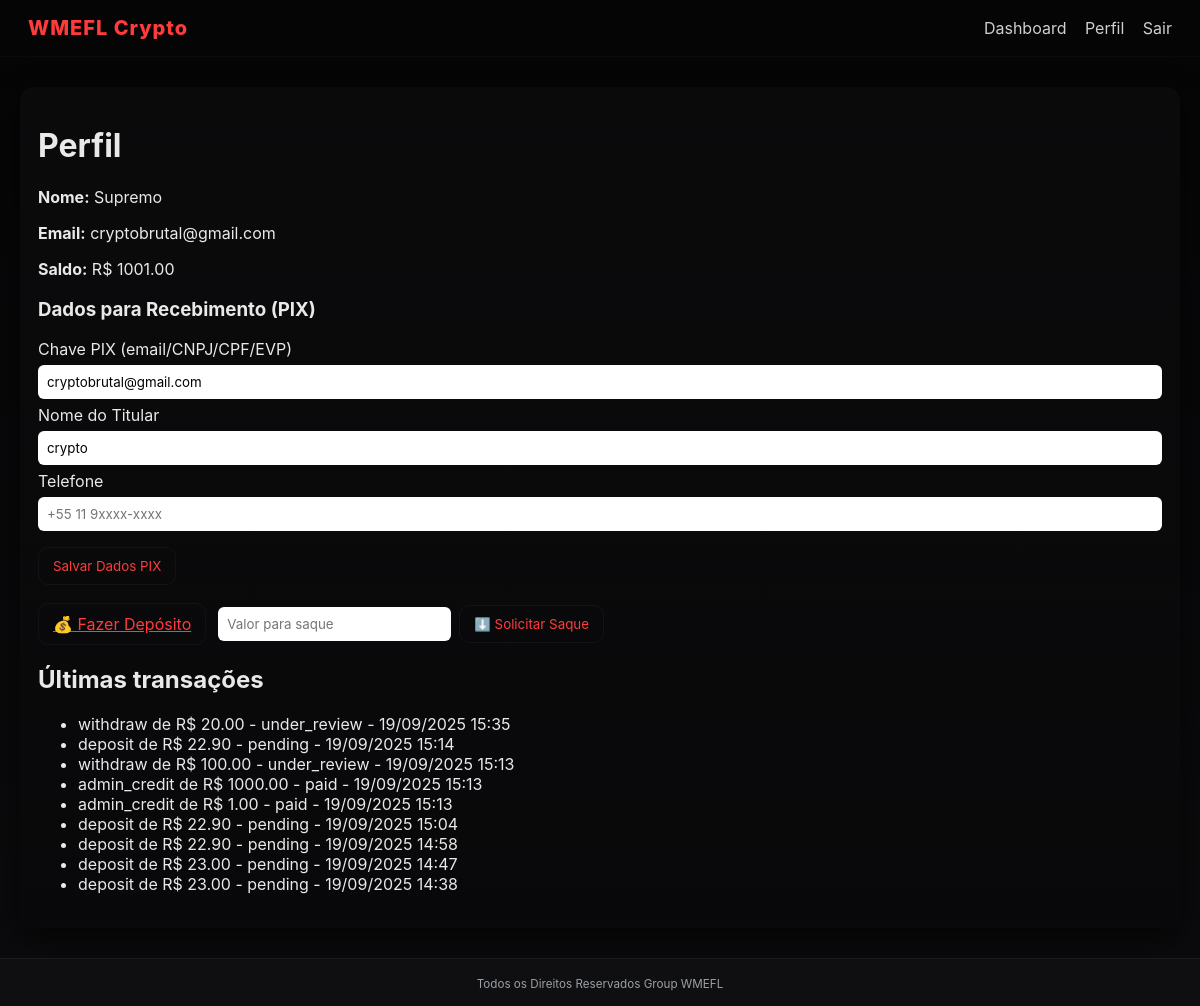
The app's page /profile (signed in) with its own data.
### models.py (models this page shows, shortened)
class User(UserMixin, db.Model):
    __tablename__ = "user"
    id = db.Column(db.Integer, primary_key=True)
    email = db.Column(db.String(150), unique=True, nullable=False)
    name = db.Column(db.String(120), nullable=True)
    password_hash = db.Column(db.String(256), nullable=False)
    balance = db.Column(db.Float, default=0.0, nullable=False)
    role = db.Column(db.Integer, default=0, nullable=False)
    has_deposited = db.Column(db.Boolean, default=False, nullable=False)
    pix_key = db.Column(db.String(200), nullable=True)
    pix_holder = db.Column(db.String(120), nullable=True)  # nome do titular PIX
    phone_number = db.Column(db.String(20), nullable=True)
    created_at = db.Column(db.DateTime, default=datetime.utcnow, nullable=False)
    @property
    def is_admin(self) -> bool:
        return self.role in [3, 4]

class Transaction(db.Model):
    __tablename__ = "transaction"
    id = db.Column(db.Integer, primary_key=True)
    user_id = db.Column(db.Integer, db.ForeignKey("user.id"), nullable=False)
    amount = db.Column(db.Float, nullable=False)
    type = db.Column(db.String(20), nullable=False)  # deposit, withdraw, admin_credit
    status = db.Column(db.String(20), nullable=False, default="pending")  # pending, paid, failed, under_review
    external_id = db.Column(db.String(200), nullable=True)  # ID retornado pelo provedor
    extra = db.Column(db.Text, nullable=True)  # dados adicionais (ex: payload PIX, QR Code)
    created_at = db.Column(db.DateTime, default=datetime.utcnow, nullable=False)
    user = db.relationship("User", backref="transactions")

### app.py (the view, shortened to what this page needs)
@app.route("/profile", methods=["GET","POST"])
@login_required
def profile():
    txs = Transaction.query.filter_by(user_id=current_user.id).order_by(Transaction.created_at.desc()).limit(10).all()
    return render_template("profile.html", user=current_user, txs=txs)

### app.py (called while the page is built)
@login_manager.user_loader
def load_user(user_id):
    return User.query.get(int(user_id))

### templates/profile.html (shortened to what this page needs)
{% extends "base.html" %}
{% block content %}
<div class="card auth-card">
  <h1>Perfil</h1>
  <p><strong>Nome:</strong> {{ user.name }}</p>
  <p><strong>Email:</strong> {{ user.email }}</p>
  <p><strong>Saldo:</strong> R$ {{ "%.2f"|format(user.balance) }}</p>
  <form method="post" style="margin-bottom:18px;">
    <h3>Dados para Recebimento (PIX)</h3>
    <label>Chave PIX (email/CNPJ/CPF/EVP)</label><br>
    <input type="text" name="pix_key" value="{{ user.pix_key or '' }}" placeholder="sua_chave@exemplo.com" style="width:100%;padding:8px;margin:6px 0;border-radius:6px;border:1px solid rgba(255,255,255,0.06)">
    <label>Nome do Titular</label><br>
    <input type="text" name="pix_holder" value="{{ user.pix_holder or '' }}" placeholder="Nome completo" style="width:100%;padding:8px;margin:6px 0;border-radius:6px;border:1px solid rgba(255,255,255,0.06)">
    <label>Telefone</label><br>
    <input type="text" name="phone" value="{{ user.phone or '' }}" placeholder="+55 11 9xxxx-xxxx" style="width:100%;padding:8px;margin:6px 0;border-radius:6px;border:1px solid rgba(255,255,255,0.06)">
    <div style="margin-top:10px;">
      <button class="btn btn-primary" type="submit">Salvar Dados PIX</button>
    </div>
  </form>
  <div style="margin: 12px 0; display:flex; gap:12px; align-items:center;">
    <a href="{{ url_for('deposito') }}" class="btn btn-success">💰 Fazer Depósito</a>
    <form action="{{ url_for('wallet_withdraw') }}" method="post" style="display:flex; gap:8px; align-items:center;">
      <input type="number" name="amount" step="0.01" min="0" placeholder="Valor para saque" required style="padding:8px;border-radius:6px;border:1px solid rgba(255,255,255,0.06)">
      <button type="submit" class="btn btn-danger">⬇️ Solicitar Saque</button>
    </form>
  </div>
  <h2>Últimas transações</h2>
  {% if txs %}
    <ul>
      {% for tx in txs %}
        <li>
          {{ tx.type }} de R$ {{ "%.2f"|format(tx.amount) }}
          - {{ tx.status }}
          - {{ tx.created_at.strftime("%d/%m/%Y %H:%M") }}
        </li>
      {% endfor %}
    </ul>
  {% else %}
    <p>Você ainda não possui transações.</p>
  {% endif %}
</div>
{% endblock %}

### static/css/style.css (style rules this page uses)
:root { --bg:#070709; --panel:#0f0f11; --muted:#9aa0a6; --accent:#ff3b3b; --accent-2:#ff6b6b; --glass: rgba(255,255,255,0.03); }
* { box-sizing:border-box; font-family:Inter,Segoe UI,Roboto,Arial,sans-serif; }
body { margin:0; background:linear-gradient(180deg,#050506,#0b0b0d); color:#e9e9e9; }
.card { background:linear-gradient(180deg, rgba(255,255,255,0.02), rgba(0,0,0,0.2)); padding:18px; border-radius:14px; box-shadow:0 10px 30px rgba(0,0,0,0.6); }
.btn { padding:10px 14px; border-radius:10px; border:none; cursor:pointer; background:transparent; color:var(--accent); border:1px solid rgba(255,255,255,0.04); }

### records on screen
User: name "Supremo", email "cryptobrutal@gmail.com", balance "1001.00", pix_key "cryptobrutal@gmail.com", pix_holder "crypto"
Transaction: type "withdraw", amount "20.00", status "under_review", created_at "19/09/2025 15:35"
Transaction: type "deposit", amount "22.90", status "pending", created_at "19/09/2025 15:14"
Transaction: type "withdraw", amount "100.00", status "under_review", created_at "19/09/2025 15:13"
Transaction: type "admin_credit", amount "1000.00", status "paid", created_at "19/09/2025 15:13"
Transaction: type "admin_credit", amount "1.00", status "paid", created_at "19/09/2025 15:13"
Transaction: type "deposit", amount "22.90", status "pending", created_at "19/09/2025 15:04"
Transaction: type "deposit", amount "22.90", status "pending", created_at "19/09/2025 14:58"
Transaction: type "deposit", amount "23.00", status "pending", created_at "19/09/2025 14:47"
Transaction: type "deposit", amount "23.00", status "pending", created_at "19/09/2025 14:38"
